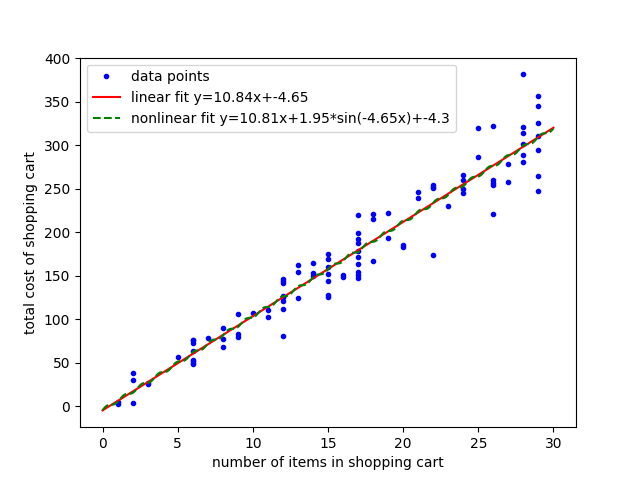

The Python source for this figure:
from mola import Matrix, LabeledMatrix
from mola import regression
from mola import utils
import matplotlib.pyplot as plt
import random
import math


# Let's imagine we have a data from grocery store shopping carts, where each row is a shopping cart.
# The first column is the number of items in the shopping cart and the second column is the total price of the shopping cart.

# Let's generate this data first, assuming that each item has a price between 0.10 and 20.

# First, let's generate 100 shopping carts with 1 to 30 items in each cart.
random.seed(2)
n_items = [random.randrange(1,30,1) for x in range(100)]

# Second, let's generate a price for each item in each cart and calculate the total price.
prices_total = []
for cart in n_items:
    price = 0
    for item in range(cart):
        price += random.randrange(10,200,1)/10
    prices_total.append(price)

# Now let's build a labeled matrix out of the data to serve as our dataset, and print it.
data = LabeledMatrix({'num_items': n_items, 'cost': prices_total})
print(data)

# Next, let's fit a first-order polynomial with an intercept to the data. We treat the number of items as the independent variable and the final cost as the dependent variable.
# A first order-polynomial with an intercept is just a function of the form y = a*x + b, where y is the dependent variable, x is the independent variable, and a and b are parameters that we are estimating by fitting the function.
params = regression.fit_univariate_polynomial(independent_values=data.get_column('num_items',as_list=False), dependent_values=data.get_column('cost',as_list=False), degrees=[1], intercept=True)

# To demonstrate nonlinear regression, let's fit a nonlinear function to the data. This function is of the form a*x + c*sin(b*x) + d, where a, b, c, and d are parameters that we are estimating by fitting the function. We can see that a is the slope of a linear term, b is the period of a sine term, c is the amplitude of the sine term, and d is the intercept.
# First, we define the function in a form that can be used by the regression algorithm. We use a lambda function, where theta constains the parameters and x contains the independent variables. The function takes as input the list of parameters and the list of independent variables, and returns the value of the function for the given parameters and independent variables.
h = lambda theta,x: theta[0]*x[0] + theta[2]*math.sin(theta[1]*x[0]) + theta[3]
h_mat = Matrix([h])
# Second, we define the Jacobian matrix of the function. The Jacobian matrix contains the partial derivatives of the function with respect to each parameter (a, b, c, and d in vector theta). In effect, we use a row vector as the Jacobian matrix, where each column corresponds to the partial derivative of one unknown parameter.
J = [lambda theta,x: x[0], lambda theta,x: x[0]*theta[2]*math.cos(theta[1]*x[0]), lambda theta,x : math.sin(theta[1]*x[0]), lambda theta,x: 1]
J_mat = Matrix(J)

# Optionally, we can define an initial guess for the unknown parameters. Here, our initial guess is for the function is a linear slope of 1, sine period of 1, sine amplitude of 0.25, and no intercept (intercept is zero).
initial_guess = utils.column([1, 1, 0.25, 0])

# Finally, let's call the actual function to fit the nonlinear function to the data. The function returns the estimated parameters (a, b, c, and d in vector theta).
params_nl = regression.fit_nonlinear(independent_values=data.get_column('num_items',as_list=False), dependent_values=data.get_column('cost',as_list=False), h = h_mat, J = J_mat, initial=initial_guess)

# Also, print the parameters.
print("Parameters of nonlinear fit: " + str(params))
print("Parameters of nonlinear fit: " + str(params_nl))

# Let's plot the data and the fitted function (first-order polynomial with an intercept).
plt.plot(n_items, prices_total, 'b.', label='data points')
plt.plot([0,30],[params[1],params[1]+30*params[0]],'r-', label=f'linear fit y={round(params[0],2)}x+{round(params[1],2)}')

# Let's also plot the fitted nonlinear function.
x = [i/100 for i in range(3000)]
y = [h(params_nl,[i]) for i in x]
plt.plot(x,y,'g--', label=f'nonlinear fit y={round(params_nl[0],2)}x+{round(params_nl[2],2)}*sin({round(params[1],2)}x)+{round(params_nl[3],2)}')

plt.legend()
plt.xlabel('number of items in shopping cart')
plt.ylabel('total cost of shopping cart')
plt.show()
